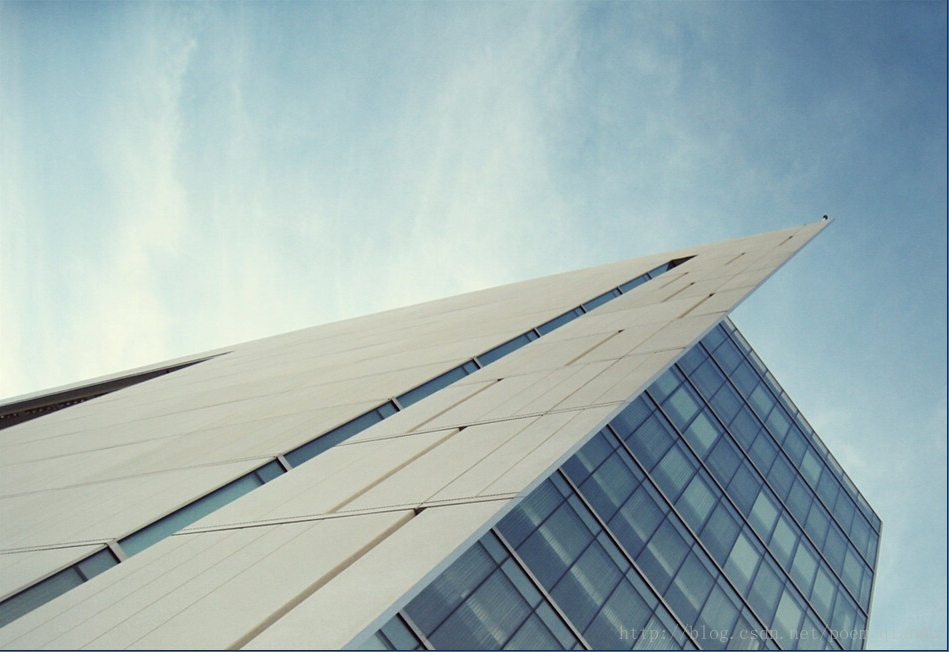
//> input picture opencv9/opencv9/1.jpg, 949 x 652 px
$ ./源   (built with g++ and OpenCV 4)
//> lines starting //> are read from the running program, lines starting //| are printed output that depends on the picture
#include "opencv2/highgui/highgui.hpp"
#include "opencv2/imgproc/imgproc.hpp"
#include <iostream>


using namespace cv;


int main()
{
	//【0】变量定义
	Mat srcImage, dstImage;
	Mat map_x, map_y;

	//【1】载入原始图
	srcImage = imread("1.jpg", 1);
//> srcImage is the input picture: 652 rows x 949 cols, CV_8UC3; mean B, G, R 179.1, 178.1, 159.3
	if (!srcImage.data) { printf("读取图片错误，请确定目录下是否有imread函数指定的图片存在~！ \n"); return false; }
	imshow("原始图", srcImage);

	//【2】创建和原始图一样的效果图，x重映射图，y重映射图
	dstImage.create(srcImage.size(), srcImage.type());
	map_x.create(srcImage.size(), CV_32FC1);
	map_y.create(srcImage.size(), CV_32FC1);

	//【3】双层循环，遍历每一个像素点，改变map_x & map_y的值
	for (int j = 0; j < srcImage.rows; j++)
	{
		for (int i = 0; i < srcImage.cols; i++)
		{
			//改变map_x & map_y的值.
			map_x.at<float>(j, i) = static_cast<float>(i);
			map_y.at<float>(j, i) = static_cast<float>(srcImage.rows - j);
		}
	}
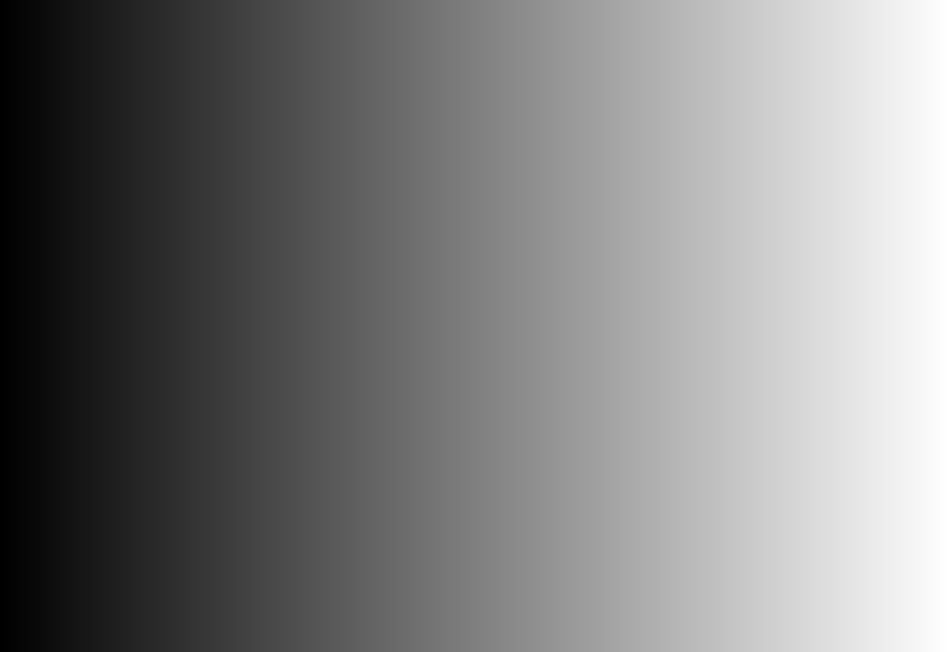
//> map_x: 652 rows x 949 cols, CV_32FC1; min 0, max 948, mean 474; drawn with min black and max white
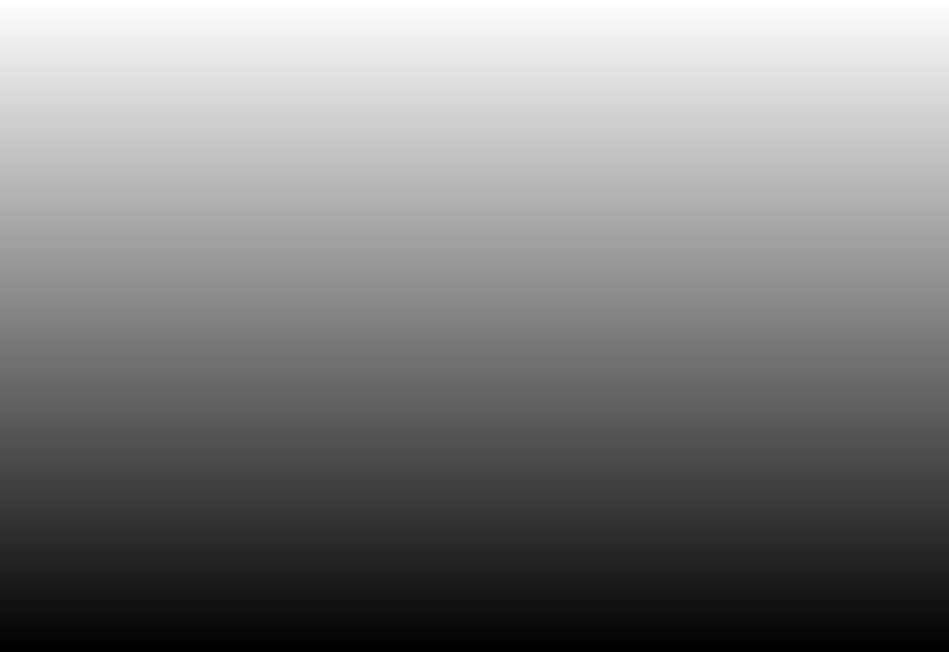
//> map_y: 652 rows x 949 cols, CV_32FC1; min 1, max 652, mean 326.5; drawn with min black and max white

	//【4】进行重映射操作
	remap(srcImage, dstImage, map_x, map_y, INTER_LINEAR, BORDER_CONSTANT, Scalar(0, 0, 0));
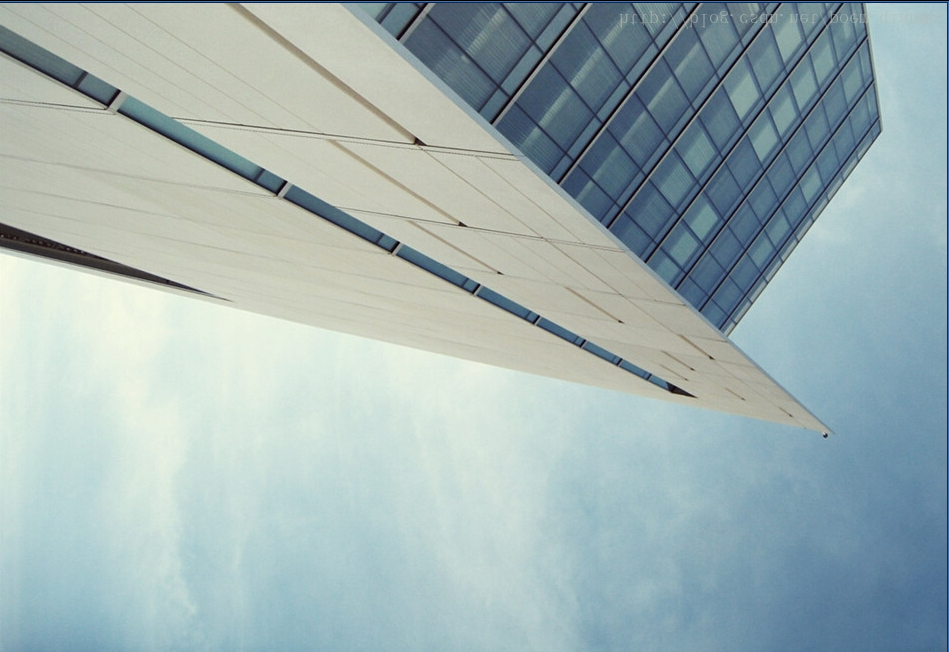
//> dstImage: 652 rows x 949 cols, CV_8UC3; mean B, G, R 178.8, 177.8, 159.1

	//【5】显示效果图
	imshow("【程序窗口】", dstImage);
	waitKey();

	return 0;
}
